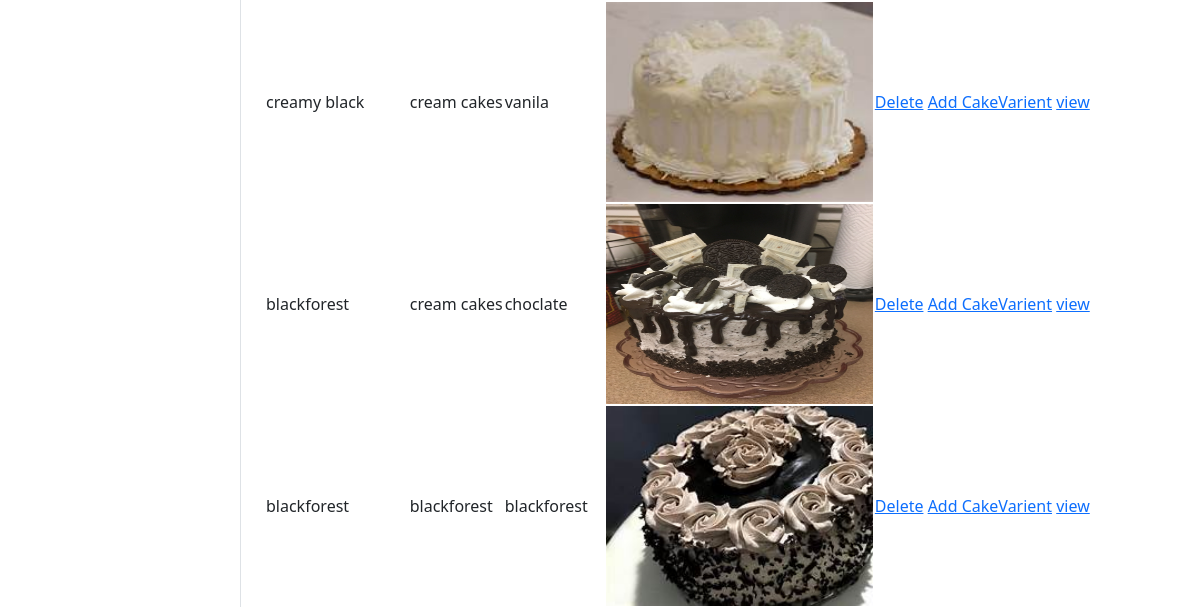
Page /cakes/all (signed in, lower part) on the earlier database version.
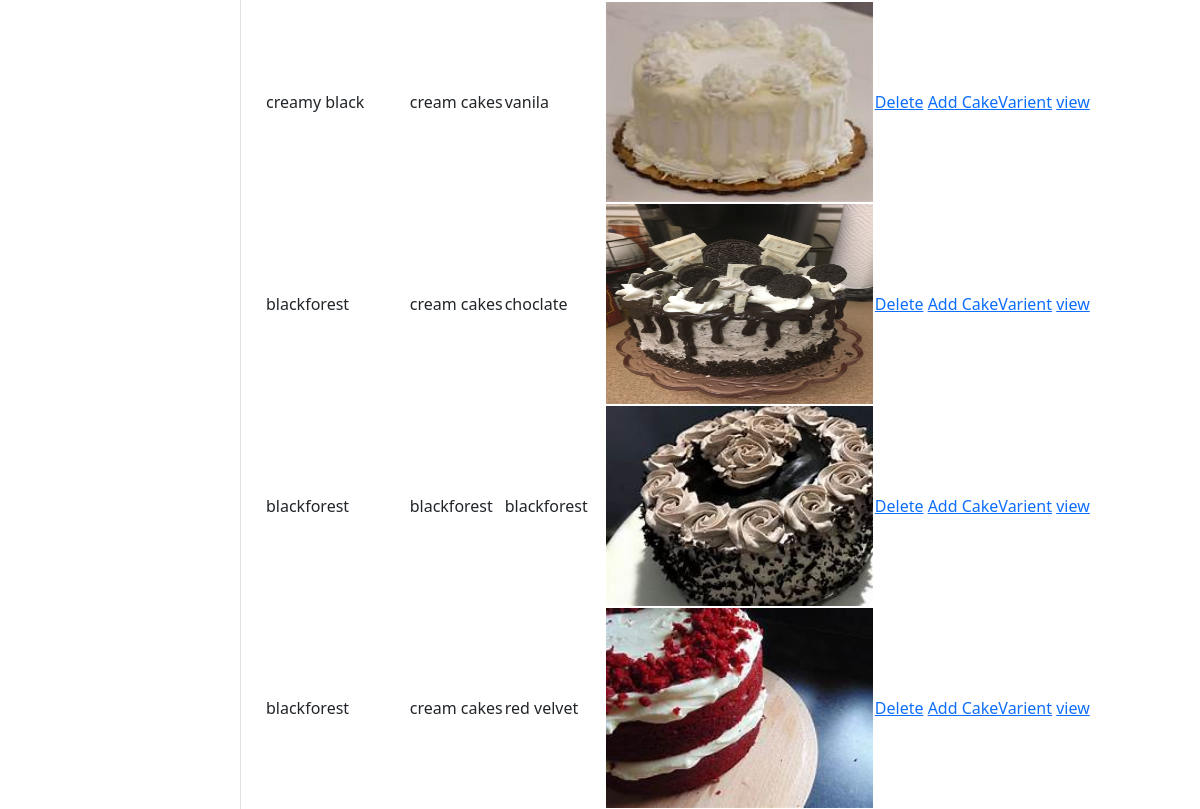
Same page on the later database version.
### cakeapp/models.py (models this page shows, shortened)
class Cakes(models.Model):
    name=models.CharField(max_length=200)
    Category=models.ForeignKey(Category,on_delete=models.CASCADE)
    options=(
        ('choclate','choclate'),
        ('blackforest','blackforest'),
        ('red velvet','red velvet'),
        ('butter scotch','butter scotch'),
        ('vanila','vanila'),
        ('pineapple','pineapple'),
        ('dates','dates'),
        ('non-alcoholic','non-alcoholic'),
        ('dry-fruits','dry-fruits'),
        ('mixed-fruits','mixed-fruits'),
        ('blueberry','blueberry'),
        ('strawberry','strawberry')
    )
    flavour=models.CharField(max_length=200,choices=options,default="choclate")
    image=models.ImageField(upload_to="images")

class Category(models.Model):
    name=models.CharField(max_length=200,unique=True)
    is_active=models.BooleanField(default=True)
    def __str__(self):
        return self.name

### cakeapp/views.py (the view)
# urls.py: path("cakes/all",CakeListView.as_view(),name="cake-list"),
@method_decorator(decs,name="dispatch")
class CakeListView(ListView):
    template_name="cakeapp/cake_list.html"
    model=Cakes
    context_object_name="cakes"

### cakeapp/views.py (called while the page is built)
def signin_required(fn):
    def wrapper(request,*args,**kwargs):
        if not request.user.is_authenticated:
            messages.error(request,"invalid session")
            return redirect("signin")
        else:
            return fn(request,*args,**kwargs)
    return wrapper

def is_admin(fn):
    def wrapper(request,*args,**kwargs):
        if not request.user.is_superuser:
            messages.error(request,"permission denied for current user!!")
            return redirect("signin")
        else:
            return fn(request,*args,**kwargs)
    return wrapper

### cakeapp/templates/cakeapp/cake_list.html (shortened to what this page needs)
{%extends 'cakeapp/base.html'%}
{%block body_block%}
<div class="container">
    <table>
        {%for ck in cakes%}
            <tr>
            <td>{{ck.name}}</td>
            <td>{{ck.Category}}</td>
            <td>{{ck.flavour}}</td>
            <td>
                <img src="{{ck.image.url}}" alt="" width="100%" height="200px">
            </td>
            <td>
                <a href="{%url 'cake-remove' ck.id%}">Delete</a>
                <a href="{%url 'add-varient' ck.id %}">Add CakeVarient</a>
                <a href="{%url 'cake-detail' ck.id%}">view</a>
            </td>
            </tr>
        {%endfor%}
    </table>
</div>
{%endblock%}

Differences in the rows shown:
added Cakes: name "blackforest", Category "cream cakes", flavour "red velvet", image (picture)
